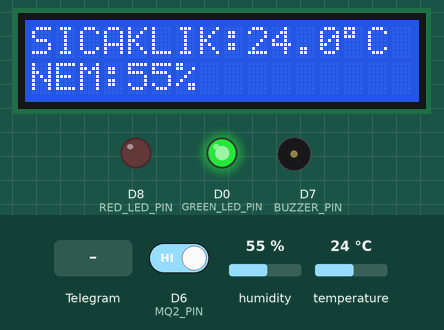
This sketch was run on a simulated ESP8266 (NodeMCU). Parts: 16×2 character LCD, output pins drawn as LEDs (lit = HIGH), buzzer (waves = sounding, pin HIGH). The test bench sets the inputs (shaded band); at power-on: temperature 24 °C, D6 (MQ2_PIN) HIGH, humidity 55 %. WiFi joins after 1.5 s; servers stay silent unless stated; the local clock reads 2024-03-15 10:24:30 at power-on unless the sketch sets it; what the sketch prints to the serial monitor is not drawn.

Above: at 6.5 s.
6.6 s: temperature set to 12 °C
At 11.6 s:
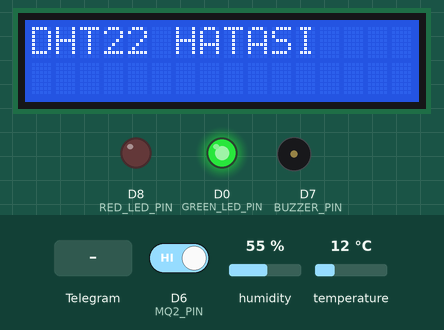
11.9 s: D6 (MQ2_PIN) driven LOW
At 16.1 s:
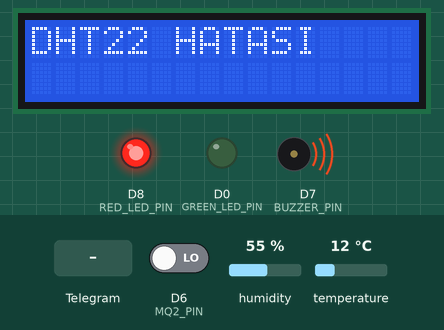
17.0 s: temperature set to 28 °C
At 20.1 s:
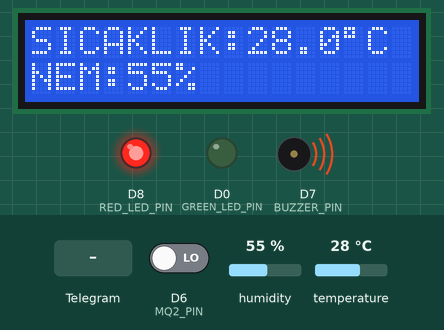
23.4 s: Telegram message "/mute" received
At 26.8 s:
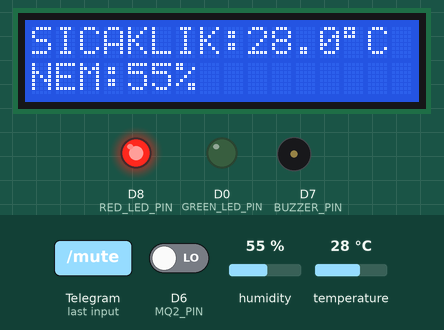
27.6 s: humidity set to 22 %
At 30.1 s:
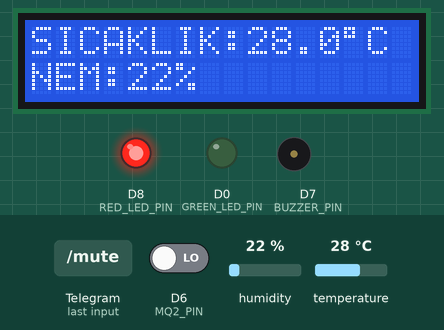
30.8 s: temperature set to 19 °C
At 34.7 s:
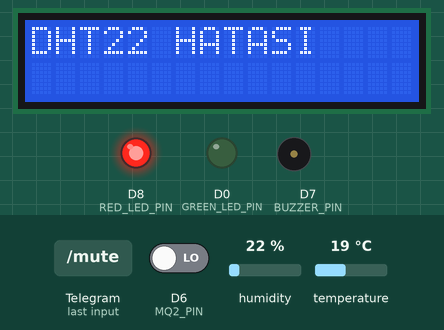
Timing chart, 0 to 36.2 s (numbered marks = the images above; inputs shaded):
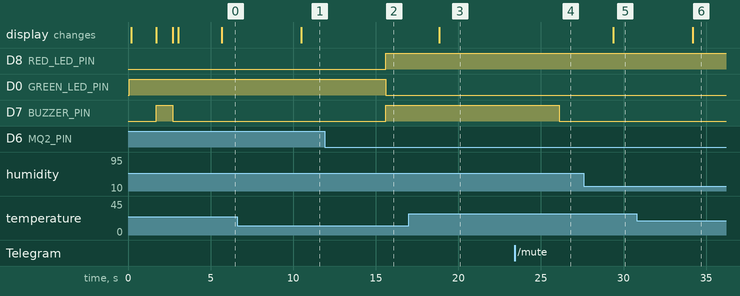

Measured:
- after the input at 6.6 s, the display: changes after 3.9 s (image 1)
- after the input at 11.9 s, D8 (RED_LED_PIN), D7 (BUZZER_PIN): LOW → HIGH after 3.7 s; D0 (GREEN_LED_PIN): HIGH → LOW after 3.7 s
- after the input at 17.0 s, the display: changes after 1.8 s (image 3)
- after the input at 23.4 s, D7 (BUZZER_PIN): HIGH → LOW after 2.7 s
- after the input at 27.6 s, the display: changes after 1.8 s (image 5)
- after the input at 30.8 s, the display: changes after 3.4 s (image 6)

The sketch:

SERVER_ROOM_PROJECT_2.ino
```cpp
#include <ESP8266WiFi.h>
#include <WiFiClientSecureBearSSL.h>
#include <UniversalTelegramBot.h>


#include <Wire.h>
#include <LiquidCrystal_I2C.h>
#include <time.h>
#include <DHT.h>
#define MQ2_PIN D6
#define BUZZER_PIN D7

//=========================
// LED'ler
//=========================
#define GREEN_LED_PIN D0   // Normal durum - sabit yeşil
#define RED_LED_PIN D8     // Alarm durumu - kırmızı

//=========================
// WiFi Bilgileri
//=========================
const char* ssid = "GURALP_INT";
const char* password = "cZjpD#R&x35";

//=========================
// Telegram
//=========================
#define BOT_TOKEN "8974562631:AAFp8_IYJSgRM4bVQ9tILov-33uUBf1tLjQ"
#define CHAT_ID "5412357055"
#define CHAT_ID_2 "5679059718"

//=========================
// LCD
//=========================
LiquidCrystal_I2C lcd(0x27, 16, 2);


//=========================
// DHT11
//=========================
#define DHTPIN D5
#define DHTTYPE DHT22

DHT dht(DHTPIN, DHTTYPE);

//=========================
// Telegram Client
//=========================
std::unique_ptr<BearSSL::WiFiClientSecure> client;
UniversalTelegramBot* bot;
bool sicaklikAlarmiAktif = false;
bool nemAlarmiAktif = false;
bool gazAlarmiAktif = false;
bool buzzerSusturuldu = false;
//=========================

//=========================
// Sicaklik/Nem filtreleme (hatali ani dususleri elemek icin)
//=========================
float sonGecerliSicaklik = NAN;
float sonGecerliNem = NAN;
const float MAX_DUSUS = 5.0;      // izin verilen maksimum ani dusus (derece)
const int MAX_DENEME = 5;         // kac kere tekrar okumaya calisilacak
const int DENEME_ARASI_MS = 500;  // deneme araligi

// WiFi durum kodunu okunabilir metne çeviren yardımcı fonksiyon (debug için)
String wifiStatusMetni(wl_status_t durum) {
  switch (durum) {
    case WL_IDLE_STATUS: return "IDLE";
    case WL_NO_SSID_AVAIL: return "SSID BULUNAMADI";
    case WL_SCAN_COMPLETED: return "TARAMA TAMAMLANDI";
    case WL_CONNECT_FAILED: return "BAGLANTI HATASI (sifre yanlis olabilir)";
    case WL_CONNECTION_LOST: return "BAGLANTI KOPTU";
    case WL_DISCONNECTED: return "BAGLI DEGIL";
    default: return "BILINMIYOR (" + String((int)durum) + ")";
  }
}

// DHT'den guvenilir sicaklik/nem okur; sadece ani DUSUSLERI eler (artis serbest), tekrar dener
bool guvenilirOku(float &sicaklikOut, float &nemOut) {
  for (int deneme = 0; deneme < MAX_DENEME; deneme++) {
    float s = dht.readTemperature();
    float n = dht.readHumidity();

    if (isnan(s) || isnan(n)) {
      delay(DENEME_ARASI_MS);
      continue;
    }

    // Ilk okuma ise veya daha once gecerli deger yoksa direkt kabul et
    if (isnan(sonGecerliSicaklik)) {
      sonGecerliSicaklik = s;
      sonGecerliNem = n;
      sicaklikOut = s;
      nemOut = n;
      return true;
    }

    // Sadece DUSUS kontrolu yapiyoruz, artis serbest birakiliyor
    float dususMiktari = sonGecerliSicaklik - s;

    if (dususMiktari > MAX_DUSUS) {
      // Anlamsiz ani dusus -> bu okumayi at, tekrar dene
      Serial.print("Supheli sicaklik dususu elendi: ");
      Serial.println(s);
      delay(DENEME_ARASI_MS);
      continue;
    }

    // Gecerli okuma
    sonGecerliSicaklik = s;
    sonGecerliNem = n;
    sicaklikOut = s;
    nemOut = n;
    return true;
  }

  // MAX_DENEME sonunda hala guvenilir okuma alinamadiysa
  return false;
}

void setup() {

  Serial.begin(115200);
  Wire.begin(D2, D1);
  lcd.init();
  lcd.backlight();
  lcd.setCursor(0, 0);
  lcd.print("Server Monitor");
  lcd.setCursor(0, 1);
  lcd.print("Baslatiliyor");
  pinMode(MQ2_PIN, INPUT);
  pinMode(BUZZER_PIN, OUTPUT);
  digitalWrite(BUZZER_PIN, LOW);

  // LED pinleri
  pinMode(GREEN_LED_PIN, OUTPUT);
  pinMode(RED_LED_PIN, OUTPUT);
  digitalWrite(GREEN_LED_PIN, HIGH); // Başlangıçta normal kabul ediyoruz
  digitalWrite(RED_LED_PIN, LOW);


  // DHT11
  dht.begin();

  // WiFi
  //=========================
  // WiFi
  //=========================
  // ESP8266 onceki sketch'ten kalma AP modunda takili kalabiliyor,
  // bu yuzden once acikca STA moduna geciyoruz ve eski baglantiyi temizliyoruz.
  WiFi.mode(WIFI_STA);
  WiFi.disconnect();
  delay(100);

  WiFi.begin(ssid, password);

  lcd.clear();
  lcd.setCursor(0, 0);
  lcd.print("WiFi Baglaniyor");

  unsigned long baslangic = millis();
  // Timeout 10sn -> 20sn'ye cikarildi, bazi aglarda ilk baglanti daha uzun surebiliyor
  const unsigned long WIFI_TIMEOUT = 20000;

  while (WiFi.status() != WL_CONNECTED && millis() - baslangic < WIFI_TIMEOUT) {
    delay(500);
    Serial.print(".");
  }

  lcd.clear();

  if (WiFi.status() == WL_CONNECTED) {
    configTime(3 * 3600, 0, "pool.ntp.org", "time.nist.gov");

    Serial.println();
    Serial.println("WiFi Baglandi");
    Serial.println(WiFi.localIP());
    // 1 saniyelik başlangıç sesi
    digitalWrite(BUZZER_PIN, HIGH);
    delay(1000);
    digitalWrite(BUZZER_PIN, LOW);

    lcd.setCursor(0, 0);
    lcd.print("WiFi OK");

    client.reset(new BearSSL::WiFiClientSecure);
    client->setInsecure();

    bot = new UniversalTelegramBot(BOT_TOKEN, *client);

    if (bot->sendMessage(CHAT_ID, "✅ Sistem Başlatıldı /help komutunu kullanabilirsiniz!", "")) {

      lcd.setCursor(0, 1);
      lcd.print("Telegram OK");

      // İkinci kişiye de gönder
      bot->sendMessage(CHAT_ID_2, "✅ Sistem Başlatıldı /help komutunu kullanabilirsiniz! ", "");

    } else {

      lcd.setCursor(0, 1);
      lcd.print("Telegram HATA");
    }

  } else {
    // Debug icin: neden baglanamadigini Serial'e yazdiriyoruz
    Serial.println();
    Serial.print("WiFi Baglanamadi. Sebep: ");
    Serial.println(wifiStatusMetni(WiFi.status()));

    lcd.setCursor(0, 0);
    lcd.print("WiFi Yok");
    lcd.setCursor(0, 1);
    lcd.print("Offline Mod");
  }

  delay(2000);
}

void telegramMesajlariniIsle(int mesajSayisi) {

  for (int i = 0; i < mesajSayisi; i++) {

    String text = bot->messages[i].text;
    String chat_id = bot->messages[i].chat_id;

    text.toLowerCase();

    if (text == "/durum") {

      // Tarih Saat
      time_t now = time(nullptr);
      struct tm* timeinfo = localtime(&now);

      char tarihSaat[30];
      sprintf(
        tarihSaat,
        "%02d.%02d.%04d %02d:%02d:%02d",
        timeinfo->tm_mday,
        timeinfo->tm_mon + 1,
        timeinfo->tm_year + 1900,
        timeinfo->tm_hour,
        timeinfo->tm_min,
        timeinfo->tm_sec);

      // DHT Oku (guvenilir, filtrelenmis okuma)
      float sicaklik, nem;
      bool okumaBasarili = guvenilirOku(sicaklik, nem);
      int gazDurumu = digitalRead(MQ2_PIN);
      int gazSeviyesi = analogRead(A0);

      if (!okumaBasarili) {

        bot->sendMessage(chat_id, "❌ DHT22 okunamadi!", "");

      } else {

        String mesaj = "";

        mesaj += "🖥️ SERVER ROOM MONITOR\n\n";
        mesaj += "🟢 Durum : ONLINE\n\n";

        mesaj += "📅 Tarih/Saat : ";
        mesaj += tarihSaat;
        mesaj += "\n\n";

        mesaj += "🌡️ Sicaklik : ";
        mesaj += String(sicaklik, 1);
        mesaj += " °C\n\n";

        mesaj += "💧 Nem : %";
        mesaj += String(nem, 0);
        mesaj += "\n\n";

        mesaj += "🔥 Gaz Durumu : ";
        if (gazDurumu == LOW) {
          mesaj += "🚨 GAZ ALGILANDI!";
        } else {
          mesaj += "✅ Temiz";
        }

        bot->sendMessage(chat_id, mesaj, "");
      }

    } else if (text == "/mute") {

      buzzerSusturuldu = true;
      bot->sendMessage(chat_id,
                       "🔇 Alarm sesi susturuldu.\nAlarm devam ediyor ancak buzzer kapatıldı.", "");

    } else if (text == "/unmute") {

      buzzerSusturuldu = false;
      bot->sendMessage(chat_id, "🔊 Alarm sesi tekrar aktif edildi.", "");

    } else if (text == "/help") {

      String mesaj = "";
      mesaj += "⚙️ SERVER ROOM MONITOR BOT\n\n";
      mesaj += "Kullanılabilir Komutlar:\n\n";
      mesaj += "📊 /durum\n";
      mesaj += "Anlık sıcaklık, nem ve gaz durumunu gösterir.\n\n";
      mesaj += "🔇 /mute\n";
      mesaj += "Alarm sesi (buzzer) susturulur.\n\n";
      mesaj += "🔊 /unmute\n";
      mesaj += "Alarm sesi tekrar aktif edilir.\n\n";
      mesaj += "❓ /help\n";
      mesaj += "Komut listesini gösterir.";

      bot->sendMessage(chat_id, mesaj, "");
    }
  }
}

void loop() {
  int duman = digitalRead(MQ2_PIN);


  if (duman == LOW) {

    Serial.println("DUMAN ALGILANDI");

  } else {

    Serial.println("Temiz Hava");
  }

  // Buradan sonra LCD kodların devam edecek...
  // DHT'den guvenilir (filtrelenmis) okuma
  float sicaklik, nem;
  bool okumaBasarili = guvenilirOku(sicaklik, nem);
  if (!okumaBasarili) {
    sicaklik = NAN;
    nem = NAN;
  }
  //=========================
  // SICAKLIK KONTROLÜ
  //=========================

  if (WiFi.status() == WL_CONNECTED && bot != nullptr) {
    if ((sicaklik < 17.5 || sicaklik > 27) && !sicaklikAlarmiAktif) {
      String mesaj = "🌡️ SICAKLIK UYARISI!\n\n";
      mesaj += "Server Odasının sıcaklığı normal aralığın dışında!🚨🚨\n\n";
      mesaj += "Ölçülen Sıcaklık: ";
      mesaj += String(sicaklik, 1);
      mesaj += " °C\n\n";
      mesaj += "Normal Aralık: 18°C - 27°C";

      bot->sendMessage(CHAT_ID, mesaj, "");
      bot->sendMessage(CHAT_ID_2, mesaj, "");

      sicaklikAlarmiAktif = true;
    }

    else if (sicaklik >= 17.5 && sicaklik <= 27 && sicaklikAlarmiAktif) {
      String mesaj = "✅ SICAKLIK NORMALE DÖNDÜ\n\n";
      mesaj += "Anlık Sıcaklık: ";
      mesaj += String(sicaklik, 1);
      mesaj += " °C";

      bot->sendMessage(CHAT_ID, mesaj, "");
      bot->sendMessage(CHAT_ID_2, mesaj, "");

      sicaklikAlarmiAktif = false;
    }
    //=========================
    // NEM KONTROLÜ
    //=========================

    if ((nem < 40 || nem > 66) && !nemAlarmiAktif) {
      String mesaj = "💧 NEM UYARISI!\n\n";
      mesaj += "Server Odasının nemi normal aralığın dışında!🚨🚨\n\n";
      mesaj += "Ölçülen Nem: %";
      mesaj += String(nem, 0);
      mesaj += "\n";
      mesaj += "Normal Aralık:%30 - %66";

      bot->sendMessage(CHAT_ID, mesaj, "");
      bot->sendMessage(CHAT_ID_2, mesaj, "");

      nemAlarmiAktif = true;
    }

    else if (nem >= 40 && nem <= 66 && nemAlarmiAktif) {
      String mesaj = "✅ Nem Normale Döndü\n\n";
      mesaj += "Anlık Nem: %";
      mesaj += String(nem, 0);

      bot->sendMessage(CHAT_ID, mesaj, "");
      bot->sendMessage(CHAT_ID_2, mesaj, "");

      nemAlarmiAktif = false;
    }
    //=========================
    // GAZ KONTROLÜ
    //=========================

    if (duman == LOW && !gazAlarmiAktif) {
      String mesaj = "🔥 GAZ UYARISI!\n\n";
      mesaj += "Server Odasında gaz/duman algılandı!🚨🚨\n\n";
      mesaj += "Lütfen ortamı kontrol edin.";

      bot->sendMessage(CHAT_ID, mesaj, "");
      bot->sendMessage(CHAT_ID_2, mesaj, "");

      gazAlarmiAktif = true;
    }

    else if (duman == HIGH && gazAlarmiAktif) {
      String mesaj = "✅ GAZ NORMALE DÖNDÜ\n\n";
      mesaj += "Gaz seviyesi tekrar normal.";

      bot->sendMessage(CHAT_ID, mesaj, "");
      bot->sendMessage(CHAT_ID_2, mesaj, "");

      gazAlarmiAktif = false;
    }

    if ((sicaklikAlarmiAktif || nemAlarmiAktif || gazAlarmiAktif) && !buzzerSusturuldu) {
      digitalWrite(BUZZER_PIN, HIGH);
    } else {
      digitalWrite(BUZZER_PIN, LOW);
    }

    // LED durumu: herhangi bir alarm aktifse kırmızı, değilse yeşil
    bool alarmVarMi = sicaklikAlarmiAktif || nemAlarmiAktif || gazAlarmiAktif;
    if (alarmVarMi) {
      digitalWrite(RED_LED_PIN, HIGH);
      digitalWrite(GREEN_LED_PIN, LOW);
    } else {
      digitalWrite(RED_LED_PIN, LOW);
      digitalWrite(GREEN_LED_PIN, HIGH);
    }
  }


  if (WiFi.status() == WL_CONNECTED && bot != nullptr) {

    int yeniMesaj = bot->getUpdates(bot->last_message_received + 1);

    while (yeniMesaj) {
      telegramMesajlariniIsle(yeniMesaj);
      yeniMesaj = bot->getUpdates(bot->last_message_received + 1);
    }
  }

  if (isnan(sicaklik) || isnan(nem)) {

    Serial.println("DHT22 okunamadı!");

    lcd.clear();
    lcd.setCursor(0, 0);
    lcd.print("DHT22 HATASI");

    delay(2000);
    return;
  }

  Serial.print("Sıcaklık: ");
  Serial.print(sicaklik);
  Serial.print(" C   ");

  Serial.print("Nem: ");
  Serial.print(nem);
  Serial.println(" %");


  lcd.clear();

  lcd.setCursor(0, 0);
  lcd.print("SICAKLIK:");
  lcd.print(sicaklik, 1);
  lcd.print((char)223);
  lcd.print("C");

  lcd.setCursor(0, 1);
  lcd.print("NEM:");
  lcd.print(nem, 0);
  lcd.print("%");

  delay(2000);
}
```
